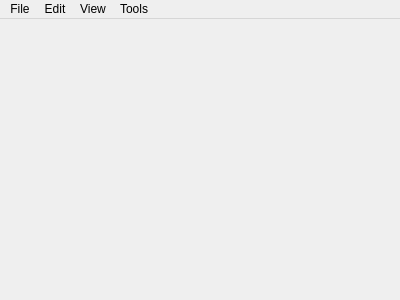
<?xml version="1.0" encoding="UTF-8"?>
<ui version="4.0">
 <class>ApplicationWindow</class>
 <widget class="QMainWindow" name="ApplicationWindow">
  <property name="geometry">
   <rect>
    <x>0</x>
    <y>0</y>
    <width>400</width>
    <height>300</height>
   </rect>
  </property>
  <property name="windowTitle">
   <string>MainWindow</string>
  </property>
  <widget class="QWidget" name="centralWidget"/>
  <widget class="QMenuBar" name="menuBar">
   <property name="geometry">
    <rect>
     <x>0</x>
     <y>0</y>
     <width>400</width>
     <height>21</height>
    </rect>
   </property>
   <widget class="QMenu" name="menuFile">
    <property name="title">
     <string>File</string>
    </property>
   </widget>
   <widget class="QMenu" name="menuEdit">
    <property name="title">
     <string>Edit</string>
    </property>
   </widget>
   <widget class="QMenu" name="menuView">
    <property name="title">
     <string>View</string>
    </property>
   </widget>
   <widget class="QMenu" name="menuTools">
    <property name="title">
     <string>Tools</string>
    </property>
   </widget>
   <addaction name="menuFile"/>
   <addaction name="menuEdit"/>
   <addaction name="menuView"/>
   <addaction name="menuTools"/>
  </widget>
 </widget>
 <layoutdefault spacing="6" margin="11"/>
 <resources/>
 <connections/>
</ui>
